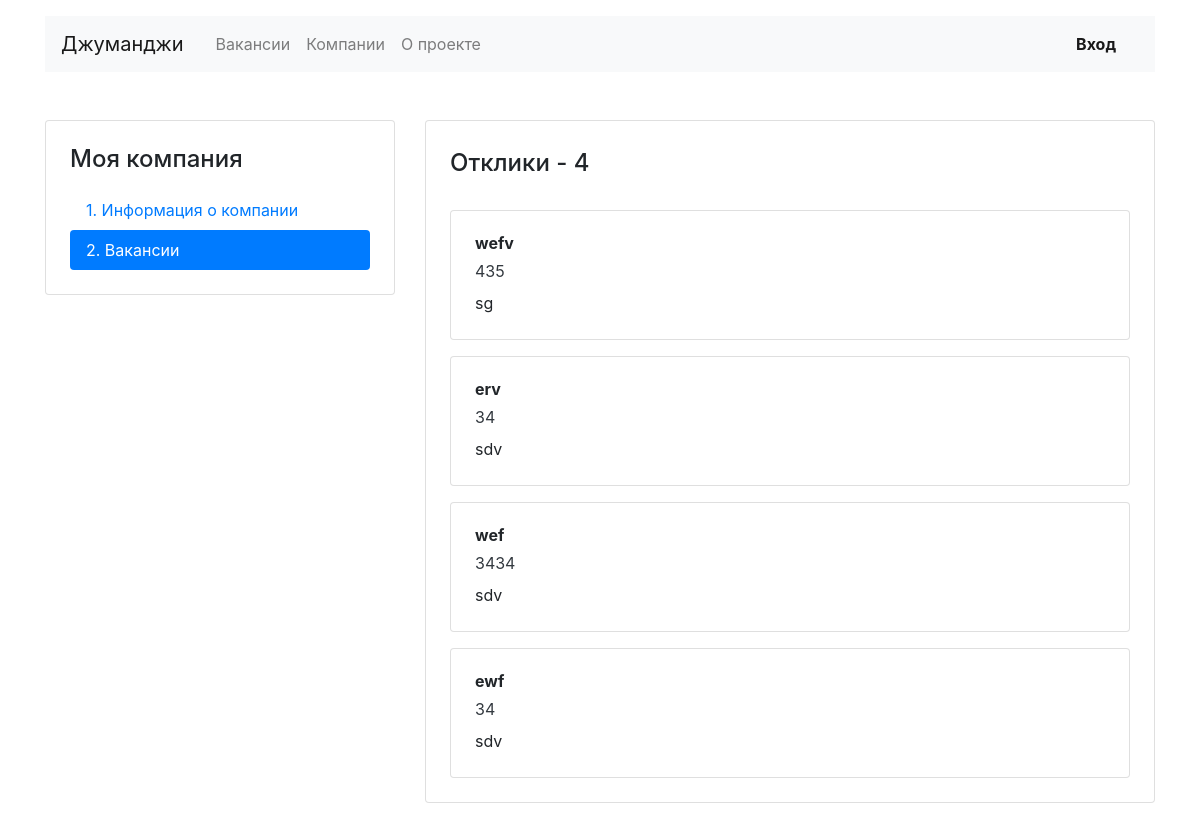
Screenshot of /mycompany/vacancies/applications/11 with the database file from the repository.
### jobsearch/models.py (models this page shows, shortened)
class Application(models.Model):
    written_username = models.CharField(max_length=100)
    written_phone = models.IntegerField()
    written_cover_letter = models.TextField()
    vacancy = models.ForeignKey(Vacancy, on_delete=models.CASCADE, related_name='applications')
    user = models.ForeignKey(User, on_delete=models.CASCADE, related_name='applications')

### jobsearch/views.py (the view)
# urls.py: path('mycompany/vacancies/applications/<int:id>', VacancyApplicationsView.as_view(), name='vacancy_applications',),
class VacancyApplicationsView(View):
    def get(self, request, id, *args, **kwargs):
        vacancy = Vacancy.objects.get(id=id)
        applications = vacancy.applications.all()
        return render(request, 'jobsearch/vacancy-applications.html', context={
            'applications': applications,
            'applications_count': applications.count(),
        })

### jobsearch/templates/jobsearch/vacancy-applications.html (shortened to what this page needs)
{% extends 'jobsearch/base.html' %}
{% block content %}
{% load static %}
  <main class="container mt-3 pb-5">
    <div class="row mt-5">
      <div class="col-12 col-lg-4">
        <aside class="pt-3 pb-4 px-4 mb-5 card">
          <h1 class="h4 pt-2 pb-2">Моя компания</h1>
          <div class="nav flex-column nav-pills">
            <a class="nav-link" href="{% url 'my_company' %}">1. Информация о компании</a>
            <a class="nav-link active" href="{% url 'my_vacancies' %}">2. Вакансии</a>
          </div>
        </aside>
      </div>
      <div class="col-12 col-lg-8">
        <div class="card">
          <div class="card-body px-4 pb-4 tab-content">
            <section>
              <h2 class="h4 pt-2 pb-3">Отклики - {{ applications_count }}</h2>
              {% for application in applications %}
              <div class="card mt-3">
                <div class="card-body px-4">
                  <p class="mb-1 font-weight-bold">{{ application.written_username }}</p>
                  <p class="mb-2"><a href="tel:+79002842324" class="text-dark">{{ application.written_phone }}</a></p>
                  <p class="mb-1">{{ application.written_cover_letter }}</p>
                </div>
              </div>
              {% endfor %}
            </section>
          </div>
        </div>
      </div>
    </div>
  </main>
{% endblock %}

### rows the page displays
Application: written_username "wefv", written_phone "435", written_cover_letter "sg"
Application: written_username "erv", written_phone "34", written_cover_letter "sdv"
Application: written_username "wef", written_phone "3434", written_cover_letter "sdv"
Application: written_username "ewf", written_phone "34", written_cover_letter "sdv"

### other values shown
{{ applications_count }} "4"
